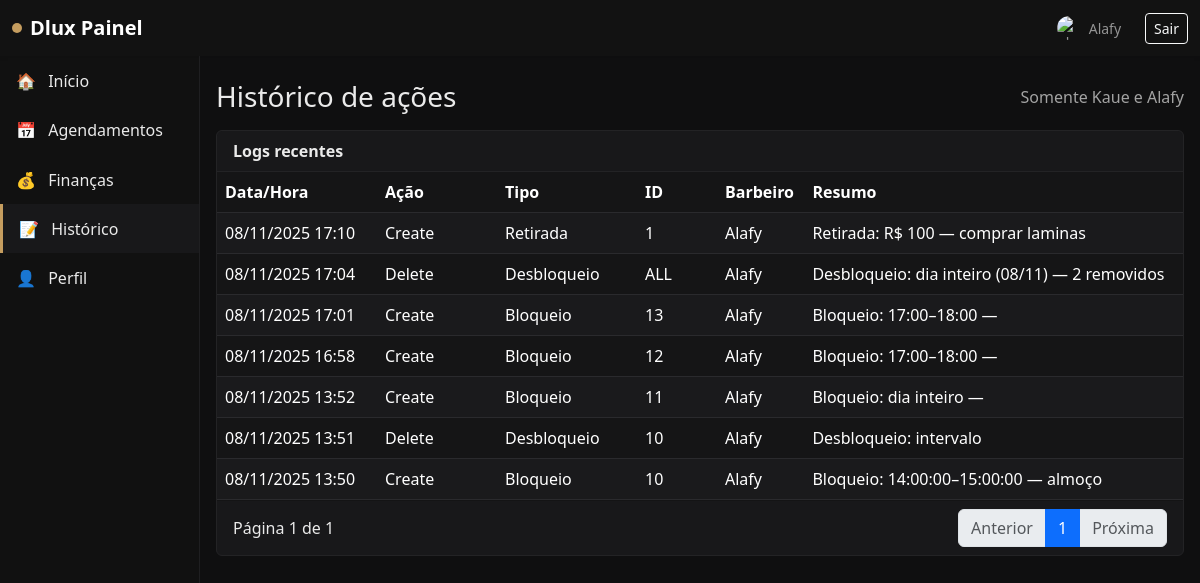
/painel/historico/ (signed in), run on an earlier commit of the app's database.
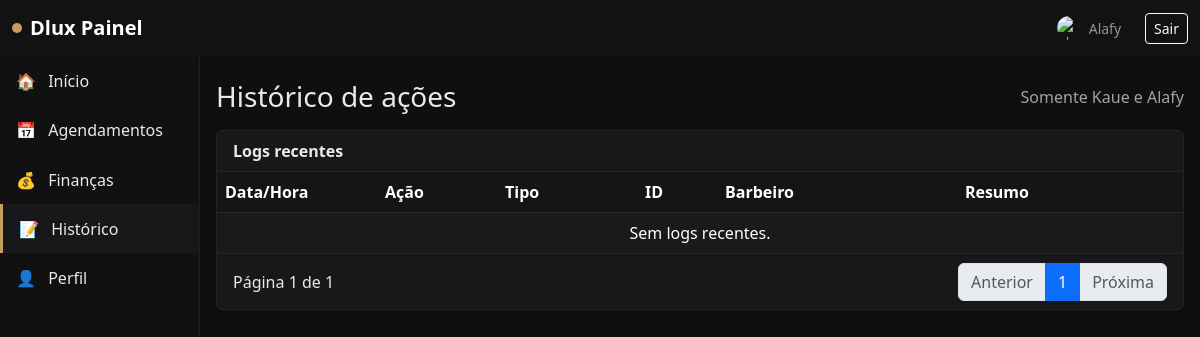
And on a later commit of the database.
### users/models.py (models this page shows, shortened)
class User(AbstractUser):
    BARBER = 'barber'
    ADMIN = 'admin'
    ROLE_CHOICES = [
        (BARBER, 'Barbeiro'),
        (ADMIN, 'Administrador'),
    ]
    role = models.CharField(max_length=16, choices=ROLE_CHOICES, default=BARBER)
    display_name = models.CharField(max_length=255, blank=True)
    avatar = models.ImageField(upload_to='avatars/', blank=True, null=True)
    phone = models.CharField(max_length=32, blank=True)

### audit/models.py (models this page shows, shortened)
class AuditLog(models.Model):
    ACTIONS = [
        ('create', 'Create'),
        ('update', 'Update'),
        ('delete', 'Delete'),
        ('login', 'Login'),
        ('logout', 'Logout'),
    ]
    actor = models.ForeignKey(User, on_delete=models.SET_NULL, null=True)
    action = models.CharField(max_length=16, choices=ACTIONS)
    target_type = models.CharField(max_length=64)
    target_id = models.CharField(max_length=64)
    payload = models.JSONField(blank=True, null=True)
    timestamp = models.DateTimeField(auto_now_add=True)
    class Meta:
        ordering = ['-timestamp']

### users/views.py (the view)
# urls.py: path('painel/historico/', panel_history, name='panel_history'),
@login_required
def panel_history(request: HttpRequest):
    user: User = request.user  # type: ignore
    special_view = (getattr(user, 'username', '') or '').lower() in {'kaue', 'alafy'}
    if not special_view:
        return redirect('painel_index')
    from django.db.models import Q
    logs_qs = AuditLog.objects.filter(
        Q(target_type__in=['Withdrawal', 'TimeBlock', 'Sale']) |
        Q(target_type='Appointment', action='update')
    ).select_related('actor').order_by('-timestamp')
    page_number = request.GET.get('page', 1)
    paginator = Paginator(logs_qs, 15)
    page_obj = paginator.get_page(page_number)
    return render(request, 'panel_history.html', {
        'logs_page': page_obj,
        'paginator': paginator,
    })

### templates/panel_history.html (shortened to what this page needs)
{% extends 'base.html' %}
{% block content %}
<div class="d-flex justify-content-between align-items-center mb-3">
  <h3 class="mb-0">Histórico de ações</h3>
  <div class="muted">Somente Kaue e Alafy</div>
  </div>
<div class="card card-panel">
  <div class="card-header fw-semibold">Logs recentes</div>
  <div class="card-body p-0">
    <table class="table table-dark table-striped mb-0">
      <thead>
        <tr>
          <th style="width: 160px;">Data/Hora</th>
          <th style="width: 120px;">Ação</th>
          <th style="width: 140px;">Tipo</th>
          <th style="width: 80px;">ID</th>
          <th>Barbeiro</th>
          <th>Resumo</th>
        </tr>
      </thead>
      <tbody>
        {% for log in logs_page %}
        <tr>
          <td>{{ log.timestamp|date:'d/m/Y H:i' }}</td>
          <td>{{ log.get_action_display }}</td>
          <td>
            {% if log.target_type == 'Appointment' %}
              {% if log.payload.status == 'cancelled' %}Cancelamento{% else %}Edição{% endif %}
            {% elif log.target_type == 'TimeBlock' %}
              {% if log.action == 'delete' %}Desbloqueio{% else %}Bloqueio{% endif %}
            {% elif log.target_type == 'Withdrawal' %}
              Retirada
            {% elif log.target_type == 'Sale' %}
              Venda
            {% else %}
              {{ log.target_type }}
            {% endif %}
          </td>
          <td>{{ log.target_id }}</td>
          <td>
            {% if log.actor %}
              {{ log.actor.display_name|default:log.actor.username }}
            {% elif log.payload.barber_label %}
              {{ log.payload.barber_label }}
            {% else %}-{% endif %}
          </td>
          <td>
            {% if log.target_type == 'Appointment' %}
              {% if log.payload.status == 'cancelled' %}
                Edição (cancelamento): {{ log.payload.client_name }}
              {% elif log.payload.status == 'done' %}
                Edição: agendamento {{ log.payload.client_name }}, concluído
              {% else %}
                Edição: agendamento {{ log.payload.client_name }}
              {% endif %}
            {% elif log.target_type == 'TimeBlock' %}
              {% if log.action == 'delete' %}
                Desbloqueio: {% if log.payload.type == 'unblock_day' %}dia inteiro{% else %}intervalo{% endif %}{% if log.payload.date_display %} ({{ log.payload.date_display }}){% endif %}{% if log.payload.deleted_count %} — {{ log.payload.deleted_count }} removidos{% endif %}
              {% else %}
                Bloqueio: {% if log.payload.full_day %}dia inteiro{% if log.payload.date_display %} ({{ log.payload.date_display }}){% endif %}{% else %}{{ log.payload.start_label|default:log.payload.start_time }}–{{ log.payload.end_label|default:log.payload.end_time }}{% endif %} — {{ log.payload.reason }}
              {% endif %}
            {% elif log.target_type == 'Withdrawal' %}
              Retirada: R$ {{ log.payload.amount }} — {{ log.payload.note }}
            {% elif log.target_type == 'Sale' %}
              Venda registrada: R$ {{ log.payload.amount }} — {{ log.payload.payment_method }}
            {% else %}
              {{ log.payload|default:"" }}
            {% endif %}
          </td>
        </tr>
        {% empty %}
        <tr>
          <td colspan="6" class="text-center muted">Sem logs recentes.</td>
        </tr>
        {% endfor %}
      </tbody>
    </table>
  </div>
  <div class="card-footer d-flex justify-content-between align-items-center">
    <div>
      Página {{ logs_page.number }} de {{ paginator.num_pages }}
    </div>
    <nav aria-label="Navegação de página">
      <ul class="pagination pagination-dark mb-0">
        {% if logs_page.has_previous %}
          <li class="page-item"><a class="page-link" href="?page={{ logs_page.previous_page_number }}">Anterior</a></li>
        {% else %}
          <li class="page-item disabled"><span class="page-link">Anterior</span></li>
        {% endif %}
        {% for num in logs_page.paginator.page_range %}
          {% if num == logs_page.number %}
            <li class="page-item active" aria-current="page"><span class="page-link">{{ num }}</span></li>
          {% else %}
            <li class="page-item"><a class="page-link" href="?page={{ num }}">{{ num }}</a></li>
          {% endif %}
        {% endfor %}
        {% if logs_page.has_next %}
          <li class="page-item"><a class="page-link" href="?page={{ logs_page.next_page_number }}">Próxima</a></li>
        {% else %}
          <li class="page-item disabled"><span class="page-link">Próxima</span></li>
        {% endif %}
      </ul>
    </nav>
  </div>
  </div>
{% endblock %}

### templates/base.html (shortened to what this page needs)
<!doctype html>
<html lang="pt-br">
  <head>
    {% load static %}
    <link href="https://cdn.jsdelivr.net/npm/bootstrap@5.3.3/dist/css/bootstrap.min.css" rel="stylesheet">
    <link href="{% static 'panel.css' %}" rel="stylesheet">
  </head>
  <body>
    <nav class="navbar navbar-expand-lg navbar-dark bg-dark shadow-sm">
      <div class="container-fluid">
        <a class="navbar-brand d-flex align-items-center" href="/painel/">
          <span class="brand-dot me-2"></span>
          <span class="fw-semibold">Dlux Painel</span>
        </a>
        <div class="d-flex align-items-center gap-2">
          {% if user.is_authenticated %}
            <span class="navbar-text me-3 small d-flex align-items-center gap-2">
              {% if user.avatar %}
                <img src="{{ user.avatar.url }}" alt="avatar" class="rounded-circle" style="width:24px;height:24px;object-fit:cover;">
              {% else %}
                {% with name=user.display_name|default:user.username %}
                  {% if name|lower == 'kaue' %}
                    <img src="{% static 'assets/img/kaue.jpg' %}" alt="Kaue" class="rounded-circle" style="width:24px;height:24px;object-fit:cover;">
                  {% elif name|lower == 'kevin' %}
                    <img src="{% static 'assets/img/kevin.JPEG' %}" alt="Kevin" class="rounded-circle" style="width:24px;height:24px;object-fit:cover;">
                  {% elif name|lower == 'emerson' %}
                    <img src="{% static 'assets/img/emerson.JPG' %}" alt="Emerson" class="rounded-circle" style="width:24px;height:24px;object-fit:cover;">
                  {% elif name|lower == 'rikelv' %}
                    <img src="{% static 'assets/img/rikelv.JPEG' %}" alt="Rikelv" class="rounded-circle" style="width:24px;height:24px;object-fit:cover;">
                  {% elif name|lower == 'alefi' or name|lower == 'alafy' %}
                    <img src="{% static 'assets/img/alafy.JPEG' %}" alt="Alefi" class="rounded-circle" style="width:24px;height:24px;object-fit:cover;">
                  {% else %}
                    <span class="rounded-circle bg-secondary d-inline-flex justify-content-center align-items-center" style="width:24px;height:24px;">
                      <span class="small">{{ name|first }}</span>
                    </span>
                  {% endif %}
                {% endwith %}
              {% endif %}
              <span>{{ user.display_name|default:user.username }}</span>
            </span>
            <form method="post" action="/logout/" class="d-inline">
              <button class="btn btn-outline-light btn-sm" type="submit">Sair</button>
            </form>
          {% else %}
            <a class="btn btn-outline-light btn-sm" href="/login/">Entrar</a>
          {% endif %}
        </div>
      </div>
    </nav>
    <div class="container-fluid">
      <div class="row flex-nowrap">
        {% if user.is_authenticated %}
        <aside class="col-12 col-lg-2 sidebar p-0 collapse d-lg-block" id="sidebar">
          <div class="list-group list-group-flush">
            <a class="list-group-item list-group-item-action px-3 sidebar-link {% if request.path == '/painel/' %}active{% endif %}" href="/painel/">
              <span class="me-2">🏠</span> Início
            </a>
            <a class="list-group-item list-group-item-action px-3 sidebar-link {% if '/painel/agendamentos' in request.path %}active{% endif %}" href="/painel/agendamentos/">
              <span class="me-2">📅</span> Agendamentos
            </a>
            <a class="list-group-item list-group-item-action px-3 sidebar-link {% if '/painel/financas' in request.path %}active{% endif %}" href="/painel/financas/">
              <span class="me-2">💰</span> Finanças
            </a>
            {% if user.username|lower in 'kaue,alafy' %}
            <a class="list-group-item list-group-item-action px-3 sidebar-link {% if '/painel/historico' in request.path %}active{% endif %}" href="/painel/historico/">
              <span class="me-2">📝</span> Histórico
            </a>
            {% endif %}
            <a class="list-group-item list-group-item-action px-3 sidebar-link {% if '/painel/perfil' in request.path %}active{% endif %}" href="/painel/perfil/">
              <span class="me-2">👤</span> Perfil
            </a>
          </div>
        </aside>
        {% endif %}
        <main class="{% if user.is_authenticated %}col py-4 px-3{% else %}col-12 py-4 px-3{% endif %}">
          {% block content %}{% endblock %}
        </main>
      </div>
    </div>
    <div id="toastContainer" class="position-fixed top-0 end-0 p-3" style="z-index: 1080"></div>
  </body>
</html>

### static/panel.css (style rules this page uses)
:root { --dlux-bg: #0f0f10; --dlux-card: #18181a; --dlux-accent: #c59d5f; --dlux-text: #eaeaea; --dlux-muted: #a3a3a3; --success: #22c55e; --danger: #ef4444; --warning: #f59e0b; }
body { background: var(--dlux-bg); color: var(--dlux-text); }
.navbar-dark.bg-dark { background-color: #121212 !important; }
.brand-dot { width: 10px; height: 10px; border-radius: 50%; background: var(--dlux-accent); display: inline-block; }
.card-panel { background: var(--dlux-card); border: 1px solid #232325; color: var(--dlux-text); }
.card-panel .card-header { border-bottom: 1px solid #232325; }
.table-dark.table { --bs-table-bg: #151516; --bs-table-striped-bg: #1a1a1c; --bs-table-border-color: #2a2a2d; }
.muted { color: var(--dlux-muted); }
.sidebar { background: #111; border-right: 1px solid #1f1f21; min-height: calc(100vh - 56px); }
.sidebar .list-group-item { background: transparent; color: var(--dlux-text); border: 0; border-radius: 0; padding-top: .8rem; padding-bottom: .8rem; }
.sidebar .list-group-item.active { background: var(--dlux-card); color: var(--dlux-text); border-left: 3px solid var(--dlux-accent); }

What changed in the data, as far as the page shows it:
removed AuditLog: timestamp "08/11/2025 17:10", action "Create", target_type "Retirada", target_id "1", actor.display_name "Alafy", payload.amount "100", payload.note "comprar laminas"
removed AuditLog: timestamp "08/11/2025 17:04", action "Delete", target_type "Desbloqueio", target_id "ALL", actor.display_name "Alafy", shows "dia inteiro", payload.date_display "08/11", payload.deleted_count "2"
removed AuditLog: timestamp "08/11/2025 17:01", action "Create", target_type "Bloqueio", target_id "13", actor.display_name "Alafy", payload.start_label "17:00", payload.end_label "18:00"
removed AuditLog: timestamp "08/11/2025 16:58", action "Create", target_type "Bloqueio", target_id "12", actor.display_name "Alafy", payload.start_label "17:00", payload.end_label "18:00"
removed AuditLog: timestamp "08/11/2025 13:52", action "Create", target_type "Bloqueio", target_id "11", actor.display_name "Alafy", shows "dia inteiro"
removed AuditLog: timestamp "08/11/2025 13:51", action "Delete", target_type "Desbloqueio", target_id "10", actor.display_name "Alafy", shows "Desbloqueio:"
removed AuditLog: timestamp "08/11/2025 13:50", action "Create", target_type "Bloqueio", target_id "10", actor.display_name "Alafy", payload.start_label "14:00:00", payload.end_label "15:00:00", payload.reason "almoço"
Also different on the page:
text now shown: "Sem logs recentes."
